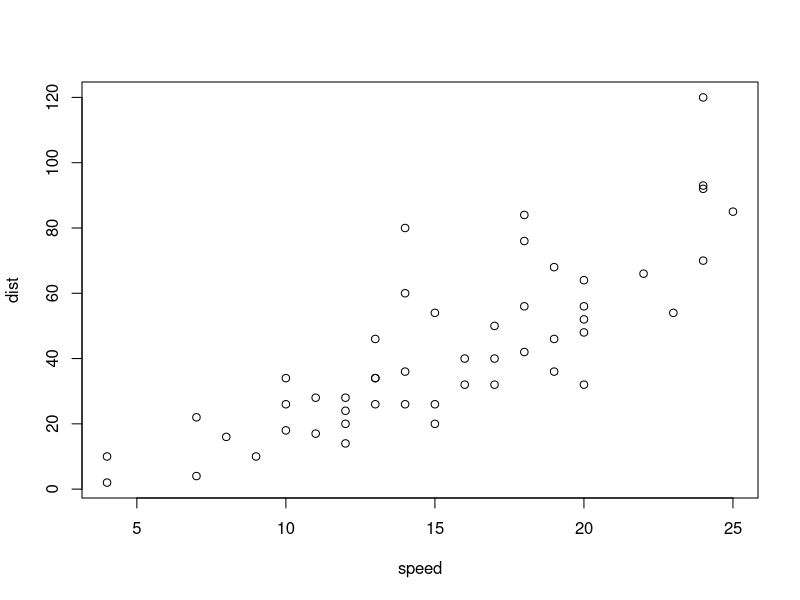
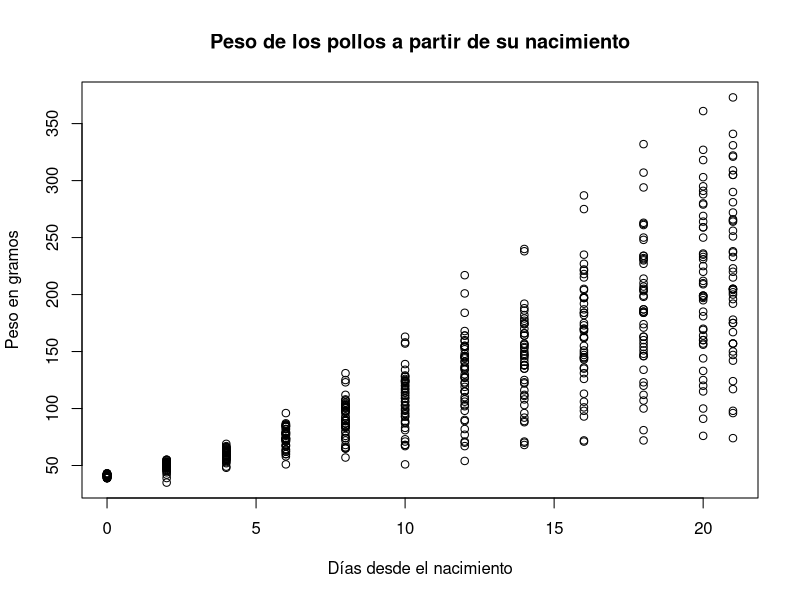
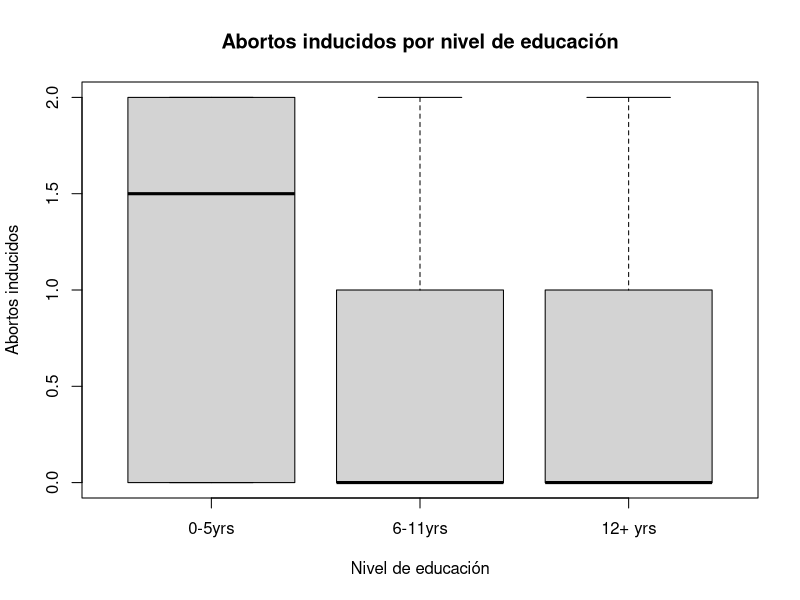
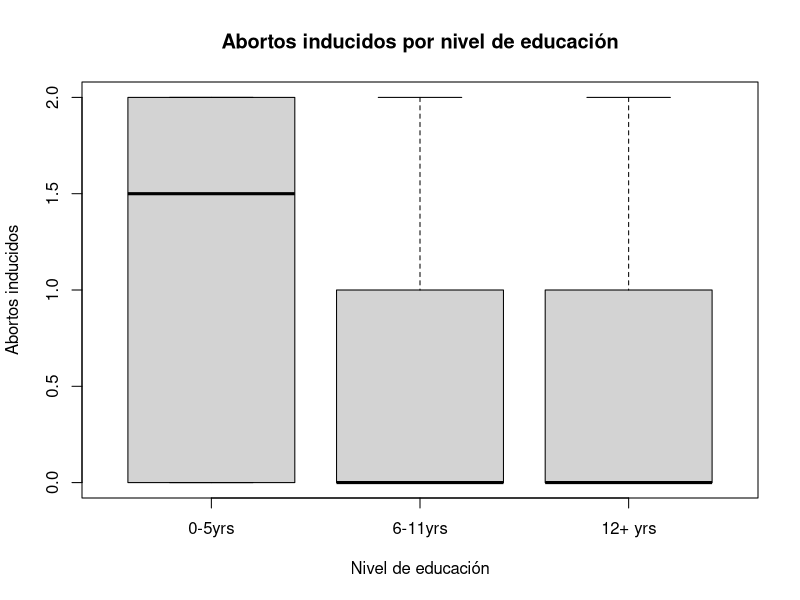
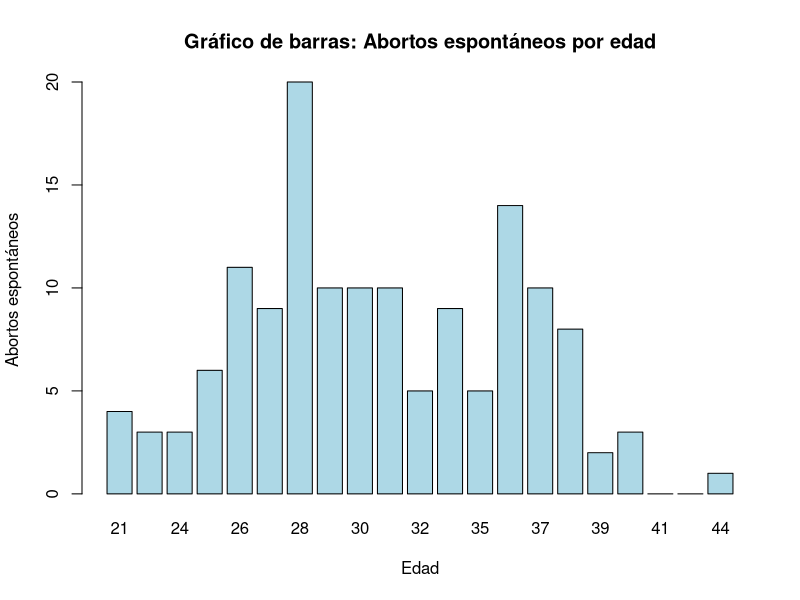

Reproduce these figures in R, in order.
## ---- chunk 1
plot(cars)
## ---- chunk 2
# Gráfico de dispersón del conjunto ChickWeight 
plot(
  x <- ChickWeight$Time,
  y <- ChickWeight$weight,
  
  main = "Peso de los pollos a partir de su nacimiento",
  xlab="Días desde el nacimiento", 
  ylab="Peso en gramos"
)

## ---- chunk 3
# Crear el gráfico de dispersión de educación vrs abortos inducidos
plot(
      infert$education, infert$induced,
      main = "Abortos inducidos por nivel de educación",
      xlab = "Nivel de educación",
      ylab = "Abortos inducidos",
)
## ---- chunk 4
plot(
  x <- infert$education, 
  y <- infert$induced,
  
  main = "Abortos inducidos por nivel de educación",
  xlab = "Nivel de educación",
  ylab = "Abortos inducidos"
)
## ---- chunk 5

# Calcular la suma de abortos espontáneos por cada edad
abortos_por_edad <- tapply(infert$spontaneous, infert$age, sum)

# Crear gráfico de barras 
barplot(abortos_por_edad,
     xlab = "Edad",
     ylab = "Abortos espontáneos",
     main = "Gráfico de barras: Abortos espontáneos por edad",
     col= "lightblue"
     )

